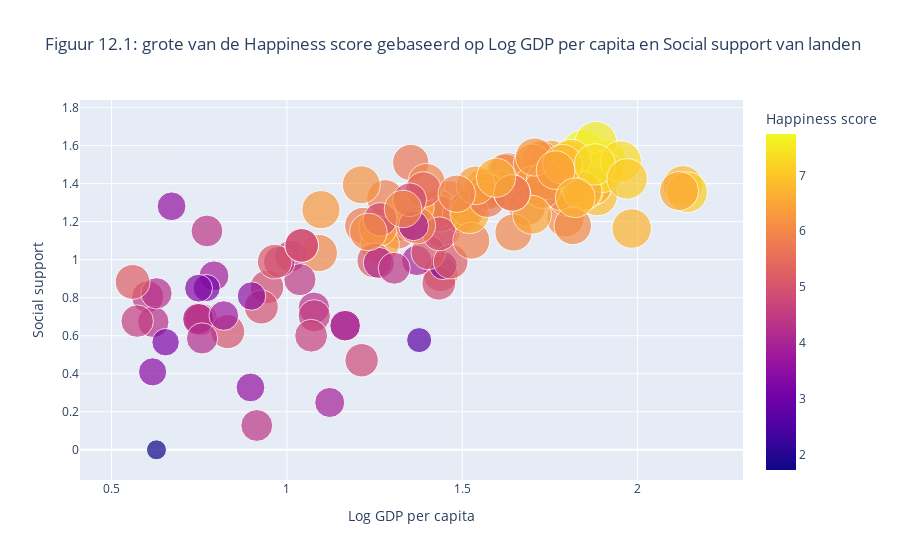
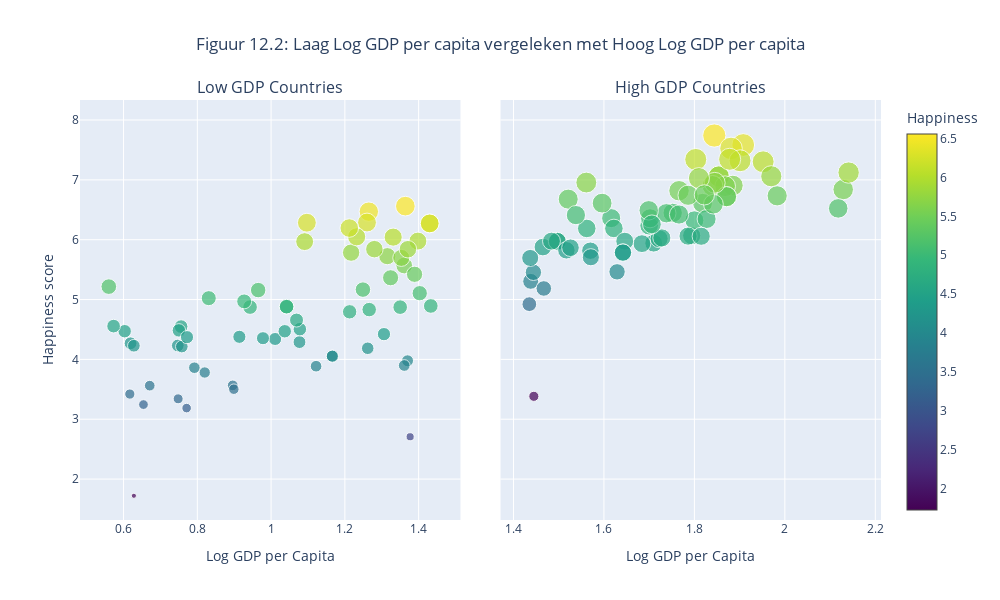

These figures' notebook cell, in order:
### Code cell
# Verwijder alle rijen waar één van deze kolommen NaN is
df_clean = df123.dropna(subset=['Log GDP per capita', 'Ladder score', 'Social support'])
# Venezuela heeft 0 GDP, dus die wordt ook gedropt. 
if 'Venezuela' in df_clean['country'].values:
    # Drop Venezuela van de DataFrame
    df_clean = df_clean[df_clean['country'] != 'Venezuela']
# Maak de bubble plot op de schone data
figbub = px.scatter(
    df_clean,
    x='Log GDP per capita',
    y='Social support',
    size='Ladder score',
    color='Ladder score',
    hover_name='country',
    size_max=30,
    height=750,
    title='Figuur 12.1: grote van de Happiness score gebaseerd op Log GDP per capita en Social support van landen',
    labels={
        'Log GDP per capita': 'Log GDP per capita',
        'Ladder score': 'Happiness score',
        'Social support': 'Social support'
    }
)
# Toon figuur bubbleplot
figbub.show()

# Defineeer GDP threshold (median or another logical cutoff)
gdp_threshold = df_clean['Log GDP per capita'].median()

# masks voor low en high GDP landen
low_gdp = df_clean[df_clean['Log GDP per capita'] < gdp_threshold]
high_gdp = df_clean[df_clean['Log GDP per capita'] >= gdp_threshold]

# subplot met 2 kolommen om naast elkaar te staan
lowhighfig = make_subplots(
    rows=1, cols=2,
    subplot_titles=("Low GDP Countries", "High GDP Countries"),
    shared_yaxes=True,
    horizontal_spacing=0.05
)

# Low GDP countries scatterplot
lowhighfig.add_trace(
    go.Scatter(
        x=low_gdp['Log GDP per capita'],
        y=low_gdp['Ladder score'],
        mode='markers',
        marker=dict(
            size=low_gdp['Ladder score'] * 3, # Multiplier voor bubble grote
            color=low_gdp['Ladder score'],
            colorscale='viridis',  
            colorbar=dict(title='Happiness'),
            opacity=0.7,
            showscale=True
        ),
        text=low_gdp['country'], 
        customdata=np.stack((low_gdp['Social support'],), axis=-1),
        hovertemplate='<b>%{text}</b><br>GDP: %{x:.2f}<br>Social Support: %{customdata[0]:.2f}<br>Happiness: %{y:.2f}<extra></extra>',
    ),
    row=1, col=1
)

# High GDP countries scatterplot
lowhighfig.add_trace(
    go.Scatter(
        x=high_gdp['Log GDP per capita'],
        y=high_gdp['Ladder score'],
        mode='markers',
        marker=dict(
            size=high_gdp['Ladder score'] * 3, # Multiplier voor bubble grote
            color=high_gdp['Ladder score'],
            colorscale='viridis',  
            showscale=False,
            opacity=0.7
        ),
        text=high_gdp['country'], 
        customdata=np.stack((high_gdp['Social support'],), axis=-1),
        hovertemplate='<b>%{text}</b><br>GDP: %{x:.2f}<br>Social Support: %{customdata[0]:.2f}<br>Happiness: %{y:.2f}<extra></extra>',
    ),
    row=1, col=2
)

# Update layout
lowhighfig.update_layout(
    title_text='Figuur 12.2: Laag Log GDP per capita vergeleken met Hoog Log GDP per capita',
    title_x=0.5,
    height=600,
    width=1000,
    showlegend=False,
    hoverlabel=dict(
        bgcolor="white",
        font_size=12,
        font_family="Arial"
    )
)

# Update x en y labels
lowhighfig.update_xaxes(title_text='Log GDP per Capita', row=1, col=1)
lowhighfig.update_xaxes(title_text='Log GDP per Capita', row=1, col=2)
lowhighfig.update_yaxes(title_text='Happiness score', row=1, col=1)

# Toon figuur bubblescatterplot
lowhighfig.show()

### Figure 1 — Plotly figure (JSON) as saved in the notebook; plotly's stock layout.template omitted (floating-point values rounded to 4 significant figures; data arrays with more than 128 entries replaced by an {"elided": "..."} marker saying what was removed)
{"data": [{"hovertemplate": "<b>%{hovertext}</b><br><br>Log GDP per capita=%{x}<br>Social support=%{y}<br>Happiness score=%{marker.color}<extra></extra>", "hovertext": {"elided": "133 str values"}, "legendgroup": "", "marker": {"color": {"elided": "133 float values"}, "coloraxis": "coloraxis", "size": {"elided": "133 float values"}, "sizemode": "area", "sizeref": 0.008601, "symbol": "circle"}, "mode": "markers", "name": "", "orientation": "v", "showlegend": false, "type": "scatter", "x": {"elided": "133 float values"}, "xaxis": "x", "y": {"elided": "133 float values"}, "yaxis": "y"}], "layout": {"autosize": true, "coloraxis": {"colorbar": {"title": {"text": "Happiness score"}}, "colorscale": [[0, "#0d0887"], [0.1111, "#46039f"], [0.2222, "#7201a8"], [0.3333, "#9c179e"], [0.4444, "#bd3786"], [0.5556, "#d8576b"], [0.6667, "#ed7953"], [0.7778, "#fb9f3a"], [0.8889, "#fdca26"], [1, "#f0f921"]]}, "legend": {"itemsizing": "constant", "tracegroupgap": 0}, "title": {"text": "Figuur 12.1: grote van de Happiness score gebaseerd op Log GDP per capita en Social support van landen"}, "xaxis": {"anchor": "y", "autorange": true, "domain": [0, 1], "range": [0.4247, 2.283], "title": {"text": "Log GDP per capita"}, "type": "linear"}, "yaxis": {"anchor": "x", "autorange": true, "domain": [0, 1], "range": [-0.1341, 1.792], "title": {"text": "Social support"}, "type": "linear"}}}

### Figure 2 — Plotly figure (JSON) as saved in the notebook; plotly's stock layout.template omitted (floating-point values rounded to 4 significant figures)
{"data": [{"customdata": [[0], [1.191], [0.876], [0.249], [0.128], [1.179], [1.269], [1.269], [0.685], [1.019], [0.856], [0.805], [0.328], [1.151], [0.996], [1.08], [0.915], [1.038], [0.684], [0.747], [1.169], [0.622], [1.035], [0.653], [0.653], [1.184], [0.996], [1.324], [0.983], [0.895], [1.277], [0.577], [0.851], [0.673], [0.823], [0.41], [0.688], [0.705], [1.511], [0.471], [0.883], [0.988], [1.212], [0.99], [1.263], [0.677], [1.075], [1.075], [0.6], [1.408], [1.18], [1.146], [0.751], [0.566], [1.369], [1.179], [0.706], [0.586], [0.955], [1.151], [1.315], [1.394], [1.267], [1.281], [0.809], [0.85]], "hovertemplate": "<b>%{text}</b><br>GDP: %{x:.2f}<br>Social Support: %{customdata[0]:.2f}<br>Happiness: %{y:.2f}<extra></extra>", "marker": {"color": [1.721, 5.364, 4.893, 3.886, 4.377, 5.784, 6.272, 6.272, 4.548, 4.341, 4.874, 4.471, 3.566, 5.725, 3.977, 6.469, 3.861, 5.106, 4.485, 4.289, 6.287, 5.023, 5.968, 4.054, 4.054, 5.568, 5.166, 5.842, 4.186, 4.47, 6.561, 2.707, 3.186, 4.269, 4.228, 3.421, 4.232, 4.505, 5.696, 4.795, 5.216, 4.354, 4.832, 5.158, 6.284, 4.556, 4.881, 4.881, 4.657, 5.977, 5.841, 6.048, 4.969, 3.245, 5.422, 3.898, 3.781, 4.214, 4.422, 4.372, 4.873, 6.195, 6.043, 3.561, 3.502, 3.341], "colorbar": {"title": {"text": "Happiness"}}, "colorscale": [[0, "#440154"], [0.1111, "#482878"], [0.2222, "#3e4989"], [0.3333, "#31688e"], [0.4444, "#26828e"], [0.5556, "#1f9e89"], [0.6667, "#35b779"], [0.7778, "#6ece58"], [0.8889, "#b5de2b"], [1, "#fde725"]], "opacity": 0.7, "showscale": true, "size": [5.163, 16.09, 14.68, 11.66, 13.13, 17.35, 18.82, 18.82, 13.64, 13.02, 14.62, 13.41, 10.7, 17.17, 11.93, 19.41, 11.58, 15.32, 13.46, 12.87, 18.86, 15.07, 17.9, 12.16, 12.16, 16.7, 15.5, 17.53, 12.56, 13.41, 19.68, 8.121, 9.558, 12.81, 12.68, 10.26, 12.7, 13.52, 17.09, 14.38, 15.65, 13.06, 14.5, 15.47, 18.85, 13.67, 14.64, 14.64, 13.97, 17.93, 17.52, 18.14, 14.91, 9.735, 16.27, 11.69, 11.34, 12.64, 13.27, 13.12, 14.62, 18.59, 18.13, 10.68, 10.51, 10.02]}, "mode": "markers", "text": ["Afghanistan", "Algeria", "Azerbaijan", "Bangladesh", "Benin", "Bolivia", "Brazil", "Brazil", "Burkina Faso", "Cambodia", "Cameroon", "Chad", "Comoros", "Ecuador", "Egypt", "El Salvador", "Ethiopia", "Gabon", "Gambia", "Ghana", "Guatemala", "Guinea", "Honduras", "India", "India", "Indonesia", "Iraq", "Jamaica", "Jordan", "Kenya", "Kosovo", "Lebanon", "Lesotho", "Liberia", "Madagascar", "Malawi", "Mali", "Mauritania", "Mongolia", "Morocco", "Mozambique", "Myanmar", "Namibia", "Nepal", "Nicaragua", "Niger", "Nigeria", "Nigeria", "Pakistan", "Paraguay", "Peru", "Philippines", "Senegal", "Sierra Leone", "South Africa", "Sri Lanka", "Tanzania", "Togo", "Tunisia", "Uganda", "Ukraine", "Uzbekistan", "Vietnam", "Yemen", "Zambia", "Zimbabwe"], "type": "scatter", "x": [0.628, 1.324, 1.433, 1.122, 0.914, 1.217, 1.43, 1.43, 0.756, 1.011, 0.943, 0.603, 0.896, 1.315, 1.37, 1.265, 0.792, 1.403, 0.75, 1.077, 1.26, 0.831, 1.091, 1.166, 1.166, 1.361, 1.249, 1.28, 1.262, 1.037, 1.364, 1.377, 0.771, 0.619, 0.628, 0.617, 0.747, 1.078, 1.353, 1.213, 0.56, 0.978, 1.266, 0.965, 1.097, 0.573, 1.042, 1.042, 1.069, 1.398, 1.371, 1.232, 0.927, 0.654, 1.389, 1.361, 0.82, 0.758, 1.306, 0.772, 1.35, 1.212, 1.331, 0.671, 0.899, 0.748], "xaxis": "x", "y": [1.721, 5.364, 4.893, 3.886, 4.377, 5.784, 6.272, 6.272, 4.548, 4.341, 4.874, 4.471, 3.566, 5.725, 3.977, 6.469, 3.861, 5.106, 4.485, 4.289, 6.287, 5.023, 5.968, 4.054, 4.054, 5.568, 5.166, 5.842, 4.186, 4.47, 6.561, 2.707, 3.186, 4.269, 4.228, 3.421, 4.232, 4.505, 5.696, 4.795, 5.216, 4.354, 4.832, 5.158, 6.284, 4.556, 4.881, 4.881, 4.657, 5.977, 5.841, 6.048, 4.969, 3.245, 5.422, 3.898, 3.781, 4.214, 4.422, 4.372, 4.873, 6.195, 6.043, 3.561, 3.502, 3.341], "yaxis": "y"}, {"customdata": [[0.924], [1.381], [1.154], [1.461], [1.461], [1.336], [1.44], [1.318], [0.969], [1.469], [1.459], [1.369], [1.239], [1.239], [1.241], [1.373], [1.445], [1.217], [1.52], [1.272], [1.527], [1.572], [1.348], [0.99], [1.39], [1.39], [1.276], [1.528], [1.617], [1.136], [1.39], [1.513], [1.328], [1.354], [1.457], [1.364], [1.508], [1.1], [1.454], [1.355], [1.143], [1.444], [1.358], [1.241], [1.318], [1.462], [1.527], [1.517], [1.392], [1.417], [1.368], [1.236], [1.351], [1.351], [1.361], [1.391], [1.361], [1.54], [1.502], [1.178], [1.471], [1.501], [1.425], [1.347], [1.164], [1.326], [1.431]], "hovertemplate": "<b>%{text}</b><br>GDP: %{x:.2f}<br>Social Support: %{customdata[0]:.2f}<br>Happiness: %{y:.2f}<extra></extra>", "marker": {"color": [5.304, 6.188, 5.455, 7.057, 7.057, 6.905, 6.894, 5.877, 3.383, 5.463, 6.9, 6.36, 5.973, 5.973, 5.695, 6.955, 5.942, 6.068, 7.583, 5.823, 6.448, 7.741, 6.609, 5.185, 6.719, 6.719, 5.934, 6.017, 7.525, 4.923, 6.838, 7.341, 6.324, 6.06, 6.188, 6.951, 6.234, 5.866, 6.818, 7.122, 5.975, 6.346, 5.816, 6.678, 5.707, 7.319, 7.029, 7.302, 6.358, 6.442, 6.03, 6.491, 5.785, 5.785, 6.594, 6.411, 6.523, 6.257, 6.743, 6.058, 6.421, 7.344, 7.06, 5.976, 6.733, 6.749, 6.611], "colorscale": [[0, "#440154"], [0.1111, "#482878"], [0.2222, "#3e4989"], [0.3333, "#31688e"], [0.4444, "#26828e"], [0.5556, "#1f9e89"], [0.6667, "#35b779"], [0.7778, "#6ece58"], [0.8889, "#b5de2b"], [1, "#fde725"]], "opacity": 0.7, "showscale": false, "size": [15.91, 18.56, 16.37, 21.17, 21.17, 20.71, 20.68, 17.63, 10.15, 16.39, 20.7, 19.08, 17.92, 17.92, 17.09, 20.87, 17.83, 18.2, 22.75, 17.47, 19.34, 23.22, 19.83, 15.55, 20.16, 20.16, 17.8, 18.05, 22.58, 14.77, 20.51, 22.02, 18.97, 18.18, 18.56, 20.85, 18.7, 17.6, 20.45, 21.37, 17.92, 19.04, 17.45, 20.03, 17.12, 21.96, 21.09, 21.91, 19.07, 19.33, 18.09, 19.47, 17.36, 17.36, 19.78, 19.23, 19.57, 18.77, 20.23, 18.17, 19.26, 22.03, 21.18, 17.93, 20.2, 20.25, 19.83]}, "mode": "markers", "text": ["Albania", "Argentina", "Armenia", "Australia", "Australia", "Austria", "Belgium", "Bosnia and Herzegovina", "Botswana", "Bulgaria", "Canada", "Chile", "China", "China", "Colombia", "Costa Rica", "Croatia", "Cyprus", "Denmark", "Dominican Republic", "Estonia", "Finland", "France", "Georgia", "Germany", "Germany", "Greece", "Hungary", "Iceland", "Iran", "Ireland", "Israel", "Italy", "Japan", "Kazakhstan", "Kuwait", "Latvia", "Libya", "Lithuania", "Luxembourg", "Malaysia", "Malta", "Mauritius", "Mexico", "Montenegro", "Netherlands", "New Zealand", "Norway", "Panama", "Poland", "Portugal", "Romania", "Russia", "Russia", "Saudi Arabia", "Serbia", "Singapore", "Slovakia", "Slovenia", "South Korea", "Spain", "Sweden", "Switzerland", "Thailand", "United Arab Emirates", "United Kingdom", "Uruguay"], "type": "scatter", "x": [1.438, 1.562, 1.444, 1.854, 1.854, 1.885, 1.868, 1.465, 1.445, 1.629, 1.84, 1.616, 1.497, 1.497, 1.437, 1.561, 1.71, 1.794, 1.908, 1.517, 1.752, 1.844, 1.818, 1.467, 1.871, 1.871, 1.684, 1.722, 1.881, 1.435, 2.129, 1.803, 1.8, 1.786, 1.622, 1.845, 1.7, 1.526, 1.766, 2.141, 1.646, 1.827, 1.57, 1.521, 1.571, 1.901, 1.81, 1.952, 1.702, 1.738, 1.728, 1.699, 1.642, 1.642, 1.842, 1.538, 2.118, 1.706, 1.786, 1.815, 1.766, 1.878, 1.97, 1.484, 1.983, 1.822, 1.596], "xaxis": "x2", "y": [5.304, 6.188, 5.455, 7.057, 7.057, 6.905, 6.894, 5.877, 3.383, 5.463, 6.9, 6.36, 5.973, 5.973, 5.695, 6.955, 5.942, 6.068, 7.583, 5.823, 6.448, 7.741, 6.609, 5.185, 6.719, 6.719, 5.934, 6.017, 7.525, 4.923, 6.838, 7.341, 6.324, 6.06, 6.188, 6.951, 6.234, 5.866, 6.818, 7.122, 5.975, 6.346, 5.816, 6.678, 5.707, 7.319, 7.029, 7.302, 6.358, 6.442, 6.03, 6.491, 5.785, 5.785, 6.594, 6.411, 6.523, 6.257, 6.743, 6.058, 6.421, 7.344, 7.06, 5.976, 6.733, 6.749, 6.611], "yaxis": "y2"}], "layout": {"annotations": [{"font": {"size": 16}, "showarrow": false, "text": "Low GDP Countries", "x": 0.2375, "xanchor": "center", "xref": "paper", "y": 1, "yanchor": "bottom", "yref": "paper"}, {"font": {"size": 16}, "showarrow": false, "text": "High GDP Countries", "x": 0.7625, "xanchor": "center", "xref": "paper", "y": 1, "yanchor": "bottom", "yref": "paper"}], "height": 600, "hoverlabel": {"bgcolor": "white", "font": {"family": "Arial", "size": 12}}, "showlegend": false, "title": {"text": "Figuur 12.2: Laag Log GDP per capita vergeleken met Hoog Log GDP per capita", "x": 0.5}, "width": 1000, "xaxis": {"anchor": "y", "autorange": true, "domain": [0, 0.475], "range": [0.4818, 1.514], "title": {"text": "Log GDP per Capita"}, "type": "linear"}, "xaxis2": {"anchor": "y2", "autorange": true, "domain": [0.525, 1], "range": [1.371, 2.213], "title": {"text": "Log GDP per Capita"}, "type": "linear"}, "yaxis": {"anchor": "x", "autorange": true, "domain": [0, 1], "range": [1.316, 8.334], "title": {"text": "Happiness score"}, "type": "linear"}, "yaxis2": {"anchor": "x2", "autorange": true, "domain": [0, 1], "matches": "y", "range": [1.316, 8.334], "showticklabels": false, "type": "linear"}}}
